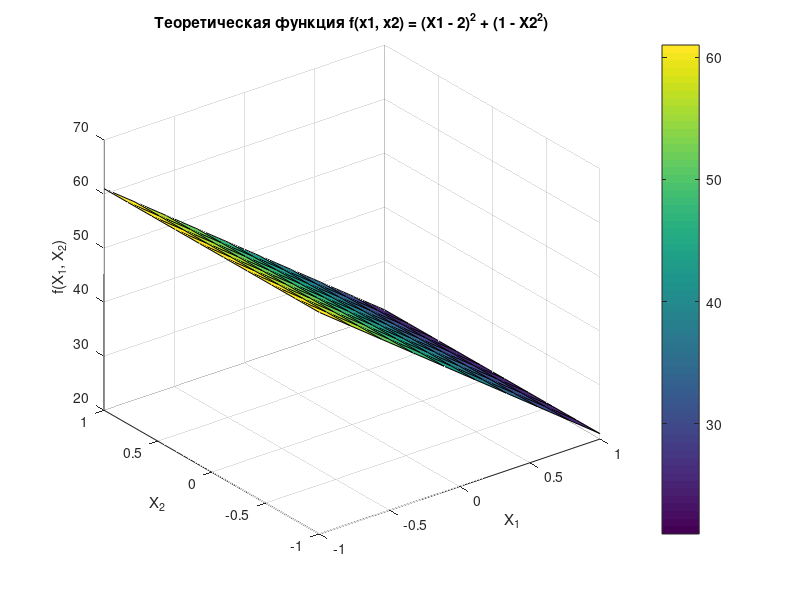

The MATLAB source for this figure:
min_val = -1;
max_val = 1;
num_points = 10;

x1 = linspace(min_val, max_val, num_points);
x2 = linspace(min_val, max_val, num_points);

[X1, X2] = meshgrid(x1, x2);

Y = (X1 - 2)^2 + (1 - X2^2);
% dlmwrite('training_data.dat', [X1(:), X2(:), Y(:)], 'delimiter', '\t');

% Строим поверхность
figure('Name', 'Теоретическая функция');
surf(X1, X2, Y);
xlabel('X_1');
ylabel('X_2');
zlabel('f(X_1, X_2)');
title('Теоретическая функция f(x1, x2) = (X1 - 2)^2 + (1 - X2^2)');
colorbar;


X = [X1(:), X2(:)];
y_true = Y(:);
disp(y_true);